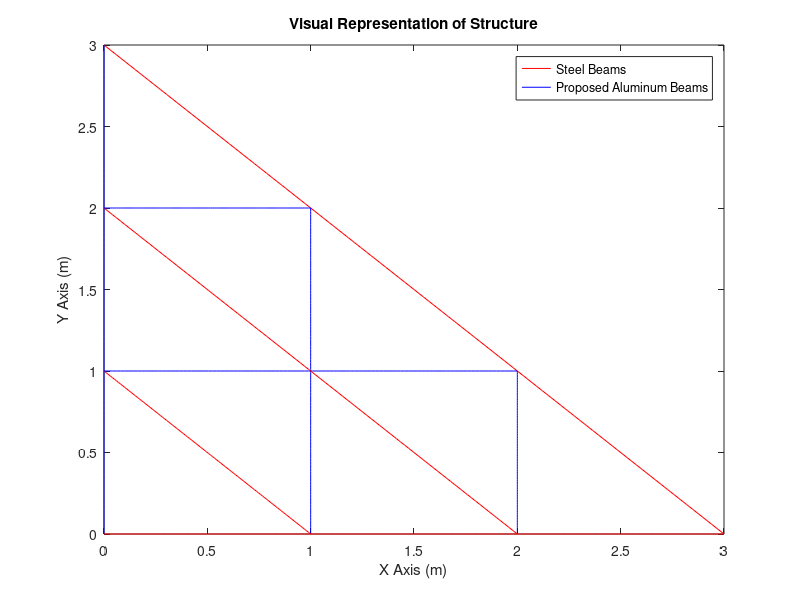
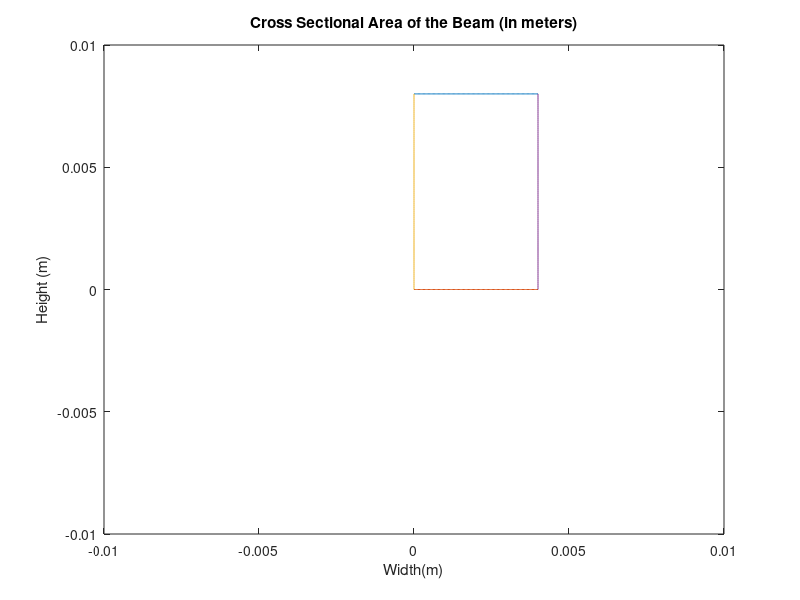

These figures' MATLAB source, in order: (Note: this script raises an error after producing the figures.)
%% Introduction
%{
Created by Michael Stewart
Mar 27 2021
Student Number: 214693626

Revision 1

Notes about Running Program:



SELF CONTAINED VERSION
This version of the Program is self-contained. Meaning that it does not use
any external functions as requested per lab Manual. This will be changed in
future iterations. 

Reusibility: The calcualtions section of this code is made to be completely
reusable. The Intialization section (Setting the parameters of the
Elements)is not Reusable as the possibility in element lengths,
angles, interconnectedness, and Young's modulus is infinte. Also note that
the Visualization section of the program is only used to help the user to
visualize the final design chosen. 

The Approach taken to create this program was to hardcode Arrays of Element
and Node Parameters and create functions and other calculations that can
input these arrays to give proper answers

Assumptions:
 
Counter Clockwise Rotation is Positive
Clockwise Rotation is Negative
Units are S.I. (m, Pa, N, etc), and Angles are in Radians


%}
clear all

%% Visualization Section
%Visual Representaiton of Chosen Final Design (Non Reusable)

%This Section helps to visualize the created structure.


%Note that this part of the code is not Reusable and Cannot be used to
%Solve different problems

% X-Y Plane of the Sructure
x=linspace(0,3);y=-x+3; 
x2=linspace(0,2); y2=ones(1,length(x2));
x3=linspace(0,1);y4=-x3+1; y5=-x2+2;
figure(1);

plot(x,y,'r',x2,y2,'b',x3,2*y2,'b',2*y2,x3,'b',y2,x2,'b',x3,y4,'r',x2,y5,'r',zeros(1,length(x)),x,'b',x,zeros(1,length(x)),'r')
title('Visual Representation of Structure');
legend('Steel Beams','Proposed Aluminum Beams');
xlabel('X Axis (m)'); ylabel('Y Axis (m)');

% Cross Sectional Area
x=linspace(0,0.004); x1=linspace(0,0.008);
y=ones(1,length(x)); 
figure(2);
plot(x,0.008.*y,x,0.*y,0.*y,x1,0.004.*y,x1);
xlim([-0.01,0.01]); ylim([-0.01,0.01]);
title('Cross Sectional Area of the Beam (in meters)');
xlabel('Width(m)'); ylabel('Height (m)');
%% Intialization Section:
%Setting up Elemental Values (Non Reusable)

A=0.008*0.004; %m 



Alum_E=69e09; %Pascals
Steel_E=200e+09; %Pascals

% Element 1 (between Node 1 and 2
Length_1=1; %m
Angle_1= 0; %Degrees and Radians
E_1=Steel_E;
Node_connect_1=[1,2];

% Element 2(between Node 2 and 3)
Length_2=1; %m
Angle_2=0;
E_2=Steel_E;
Node_connect_2=[2,3];

%Element 3(between Node 3 and 4)
Length_3=1;
Angle_3=0;
E_3=Steel_E;
Node_connect_3=[3,4];


%Element 4 (between Node 1 and 5)
Length_4=1;
Angle_4=deg2rad(90); %Covnerts -180 degrees to radians
E_4=Steel_E;
Node_connect_4=[1,5];

%Element 5(between Node 2 and 5)
Length_5=sqrt(2); %comes from sqrt(1^2+1^2)
Angle_5=deg2rad(135); % Converts degs to radians
E_5=Steel_E;
Node_connect_5=[2,5];

%Element 6 (between Node 2 and 6)
Length_6=1;
Angle_6=deg2rad(90);
E_6=Steel_E;
Node_connect_6=[2,6];

%Element 7 (between 3 and 6)
Length_7=sqrt(2);
Angle_7=deg2rad(135);
E_7=Steel_E;
Node_connect_7=[3,6];


%Element 8 (between Node 2 and 7)
Length_8=1;
Angle_8=deg2rad(90);
E_8=Steel_E;
Node_connect_8=[3,7];

%Element 9(between 4 and 7)
Length_9=sqrt(2);
Angle_9=deg2rad(135);
E_9=Steel_E;
Node_connect_9=[4,7];

%Element 10(between 5 and 6)
Length_10=1;
Angle_10=0;
E_10=Steel_E;
Node_connect_10=[5,6];

%Element 11(between 6 and 7)
Length_11=1;
Angle_11=0;
E_11=Steel_E;
Node_connect_11=[6,7];

%Element 12(between 5 and 8)
Length_12=1;
Angle_12=deg2rad(90);
E_12=Steel_E;
Node_connect_12=[5,8];

%Element 13(between 6 and 8)
Length_13=sqrt(2);
Angle_13=deg2rad(135);
E_13=Steel_E;
Node_connect_13=[6,8];

%Element 14(between 6 and 9)
Length_14=1;
Angle_14=deg2rad(90);
E_14=Steel_E;
Node_connect_14=[6,9];

%Element 15(between 7 and 9)
Length_15=sqrt(2);
Angle_15=deg2rad(135);
E_15=Steel_E;
Node_connect_15=[7,9];


%Element 16(between 8 and 9)
Length_16=1;
Angle_16=deg2rad(0);
E_16=Steel_E;
Node_connect_16=[8,9];

%Element 17 (between 8 and 10)
Length_17=1;
Angle_17=deg2rad(90);
E_17=Steel_E;
Node_connect_17=[8,10];

%Element 18(Node betwen 9 to 10)
Length_18=sqrt(2);
Angle_18=deg2rad(135);
E_18=Steel_E;
Node_connect_18=[9,10];


%Hard Coded Arrays. To be used as an Example

Length_Array=[Length_1,Length_2,Length_3,Length_4,...
    Length_5,Length_6,Length_7,Length_8,Length_9,Length_10,...
    Length_11,Length_12,Length_13,Length_14,Length_15,Length_16,Length_17,Length_18];

E_Array=[E_1,E_2,E_3,E_4,E_5,E_6,E_7,E_8,E_9,E_10,E_11,E_12,E_13,E_14,E_15,E_16,E_17,E_18];

Angle_Array=[Angle_1,Angle_2,Angle_3,Angle_4,Angle_5,Angle_6,...
    Angle_7,Angle_8,Angle_9,Angle_10,Angle_11,Angle_12,Angle_13,Angle_14...
    ,Angle_15,Angle_16,Angle_17,Angle_18];

Num_of_elements=length(Length_Array);
A_Array=A.*ones(1,Num_of_elements); %Since all the Cross Sectional Areas are the same

Interconnect_mat=[Node_connect_1;Node_connect_2;Node_connect_3;...
    Node_connect_4;Node_connect_5;Node_connect_6;Node_connect_7;...
    Node_connect_8;Node_connect_9;Node_connect_10;Node_connect_11;...
    Node_connect_12;Node_connect_13;Node_connect_14;Node_connect_15;...
    Node_connect_16;Node_connect_17;Node_connect_18];





Node_mat=[0,0;1,0;2,0;3,0;0,1;1,1;2,1;0,2;1,2;0,3]; %Creates the Node Matrix

BC_Vector=[1,1,0,0,0,0,0,0,1,1,0,0,0,0,1,1,0,0,1,1]; %Boundary Conditon Boolean Vector

GlobalForceVector=[0,0,0,-3000,0,-3000,0,-3000,0,0,0,0,0,0,0,0,0,0,0,0]; %Global Force Vector 

%% Generation of Global Stiffness Matrix

%This Section of the Program created the Global Stiffness Matrix

Zeros_mat=zeros((max(max(Interconnect_mat)))*2,(max(max(Interconnect_mat)))*2,length(Angle_Array));
%Takes the Maximum Node Value in the Interconnection Matrix and Multiplies
%it by 2

% In our Example the Zero Matrix is a 20 by 20 by 18
%This is because we need to represent X values, Y values in 10 Nodes with
%18 Elements


Global_Stiffness_2=Zeros_mat;

for i =1:length(Angle_Array) %iterations through the Elements 
    
    Global_Stiffness_1(:,:,i)=ElementStiffnessMatrixGlobal(E_Array(i),A_Array(i),Length_Array(i),Angle_Array(i));
    % Each 'Slice' is the Elements Stiffness Matrix
    
    %The Next Part is to Move the Values found in Global Stiffness_1 into a
    %big 2D array, one that could easily be added together to get the
    %global matrix
    
    
    %We must define our indexes of the X(i,1)-X(i,1) Values:
    Index_1=Interconnect_mat(i,1)*2-1; Index_2=Interconnect_mat(i,2)*2-1;
    %These index values use the attached nodel numbers.
    %in our example our Zeroes Matrix is 20 by 20 by 18 since we have 10
    %Nodes with X and Y values for the Nodes and 18 Elements. The Index
    %values use the Node's number multiplies it by 2 and subtracts 1 to
    %represent the Global Stiffness Matrix's Index Value in 2D
    
        
    %We now assign the Global Stiffness Matrix values to the proper indices
    
    %Qudrant 2 (Top Left):
    
    Global_Stiffness_2(Index_1,Index_1,i)=Global_Stiffness_1(1,1,i);
    %X1-X1 Component
    Global_Stiffness_2(Index_1+1,Index_1,i)=Global_Stiffness_1(2,1,i);
    %X1-Y1 Component
    Global_Stiffness_2(Index_1,Index_1+1,i)=Global_Stiffness_1(1,2,i);
    %Y1-X1 Component
    Global_Stiffness_2(Index_1+1,Index_1+1,i)=Global_Stiffness_1(2,2,i);
    %Y1-Y1 Component
    
    %Quadrant 4 (Bottom Right)
    Global_Stiffness_2(Index_2,Index_2,i)=Global_Stiffness_1(3,3,i);
    %X2-X2 Component
    Global_Stiffness_2(Index_2+1,Index_2,i)=Global_Stiffness_1(4,3,i);
    %X2-Y2 Component
    Global_Stiffness_2(Index_2,Index_2+1,i)=Global_Stiffness_1(3,4,i);
    %Y2-X2 Component
    Global_Stiffness_2(Index_2+1,Index_2+1,i)=Global_Stiffness_1(4,4,i);
    %Y2-Y2 Component
    
    %Quadrant 3 (Bottom Left)
    Global_Stiffness_2(Index_1,Index_2,i)=Global_Stiffness_1(1,3,i);
    %X1-X2 Component
    Global_Stiffness_2(Index_1+1,Index_2,i)=Global_Stiffness_1(2,3,i);
    %X1-Y2 Component
    Global_Stiffness_2(Index_1,Index_2+1,i)=Global_Stiffness_1(1,4,i);
    %Y1-X2 Component
    Global_Stiffness_2(Index_1+1,Index_2+1,i)=Global_Stiffness_1(2,4,i);
    %Y1-Y2 Component
    
    %Quadrant 1 (Top Right)
    Global_Stiffness_2(Index_2,Index_1,i)=Global_Stiffness_1(3,1,i);
    %X2-X1 Component
    Global_Stiffness_2(Index_2,Index_1+1,i)=Global_Stiffness_1(3,2,i);
    %X2-Y1 Component
    Global_Stiffness_2(Index_2+1,Index_1,i)=Global_Stiffness_1(4,1,i);
    %Y2-X1 Component
    Global_Stiffness_2(Index_2+1,Index_1+1,i)=Global_Stiffness_1(4,2,i);
    %Y2-Y1 Component   
end
%Now that we have Propagted our Global Stiffness Matrices for each Element
%, we can add up all the 'Slices' to get a 2D Sum-- This is our Global
%Stiffness Matrix!
GlobalStiffnessMatrix_Example=sum(Global_Stiffness_2,3);




%% Applying Boundary Conditions

%Applying BC's

%Applying BC to Global Stiffness Matrix
List_Non_zeros=find(BC_Vector); % Finds the indexes of the Boundary Conditions
%finds the indexs of Boundary Conditons

BC_GSM=GlobalStiffnessMatrix_Example;

BC_GSM([List_Non_zeros],:)=[];
BC_GSM(:,[List_Non_zeros])=[];
%deletes the rows and columns that have Boundary Conditions

%Applying BC to Forces Vector
BC_Forces=GlobalForceVector;
BC_Forces([List_Non_zeros])=[];
%Deletes Froces Values which have bounary conditions

%% Solve for Displacements

Displacements=inv(BC_GSM)*(transpose(BC_Forces));
%This gives the Displacements in meters

%% Solve for Reaction Forces
List_zeros=find(~BC_Vector); %Finds index of Zeros in BC Unpacked Array


RF_GSM=GlobalStiffnessMatrix_Example;
RF_GSM(:,[List_Non_zeros])=[]; %Deletes Columns with ones (that have boundary conditons)
RF_GSM([List_zeros],:)=[]; %Deletes Rows with Zeros (that are not boundary conditioned)

Reaction_force=(RF_GSM)*(Displacements);


%% Create Full Arrays of the Reaction Forces and Displacements for each Node

%This Section populates the Reaction and Displacement array so that they
%have a value of 0 when they are not considered in the above calculations
index=1;
index2=1;

for i=1:length(BC_Vector)
    if (BC_Vector(i)==1)
        Total_displacements(i)=0;
        ReactionForce_total(i)=Reaction_force(index2);
        index2=index2+1;
    else
        Total_displacements(i)=Displacements(index);
        index=index+1;
    end
end


%% Calculate Stress of Each Element
for i=1:length(Length_Array)
    
    StressAngleArray=[-cos(Angle_Array(i)),-sin(Angle_Array(i)),...
        cos(Angle_Array(i)),sin(Angle_Array(i))];
    X_1=Interconnect_mat(i,1)*2-1; X_2=Interconnect_mat(i,2)*2-1; %indexs
    Y_1=Interconnect_mat(i,1)*2; Y_2=Interconnect_mat(i,2)*2; 
    %Using the Node Numbers mentioned in the interconnectiveness matrix, we
    %come up with indexes to be accessed for each element
    
    Element_displacement=[Total_displacements(X_1);Total_displacements(Y_1);...
        Total_displacements(X_2);Total_displacements(Y_2)];
    Stress(i)=(StressAngleArray*Element_displacement)*E_Array(i)/Length_Array(i); 
    %Produces Stresses of the Elements
    %Using the Angle Array we can multiply it by the displacements
end

%% Output/Display Section
%Plot Deformed and Undeformed Nodes


%Repack Displacements in x and y coordinates
Displacements_Packed(:,1)=Total_displacements(1:2:end);
Displacements_Packed(:,2)=Total_displacements(2:2:end);
%this is done because it's easier to add to the exisitng Node matrix

Scale=20;

Displaced_Nodes=(Node_mat+Scale.*(Displacements_Packed));
%Adds the existing x,y corrdinates of the element to the node displacements

figure(3)
plot(1:2)=scatter(Node_mat(:,1),Node_mat(:,2),'filled','b');hold on
plot(3:4)=scatter(Displaced_Nodes(:,1),Displaced_Nodes(:,2),'r','filled');
hold off;
legend(plot([2,4]) ,{'Orginal Nodes','Displaced Nodes (Scale 20)'})
xlabel('X Axis'); ylabel('Y Axis')

% Print Deformation and Stress
disp('Reaction Forces(N):')
disp (transpose(ReactionForce_total))
disp('The Element Stress is (Pa):')
disp(transpose(Stress))
disp('The Nodal Displacements are (m)[x,y]:')
disp(Displacements_Packed)

%% Local Function
function [output]= ElementStiffnessMatrixGlobal(E,A,L,Angle)

%First Step is to Calculate the Elemental Stiffness Matrix

%Matrix for Elemental Stiffness Matrix
mat=[1,0,-1,0;0,0,0,0;-1,0,1,0;0,0,0,0];
E_Stiffness_mat=mat*E*A/L;
%Second Step is to Calculate the Transformation Matrix of Each Elemnet
Tranform_Matrix=[cos(Angle),sin(Angle),0,0;sin(Angle),cos(Angle),0,0;...
     0,0,cos(Angle),sin(Angle);0,0,sin(Angle),cos(Angle)];
    %Each 'Slice' Represents the Element's Transformation Matrix
    
    %This Global Stiffness Matrix represents the Values of Each Element
    %which have not been added together.
output=transpose(Tranform_Matrix)*...
        E_Stiffness_mat*Tranform_Matrix;


end


%%% End of Program %%%  